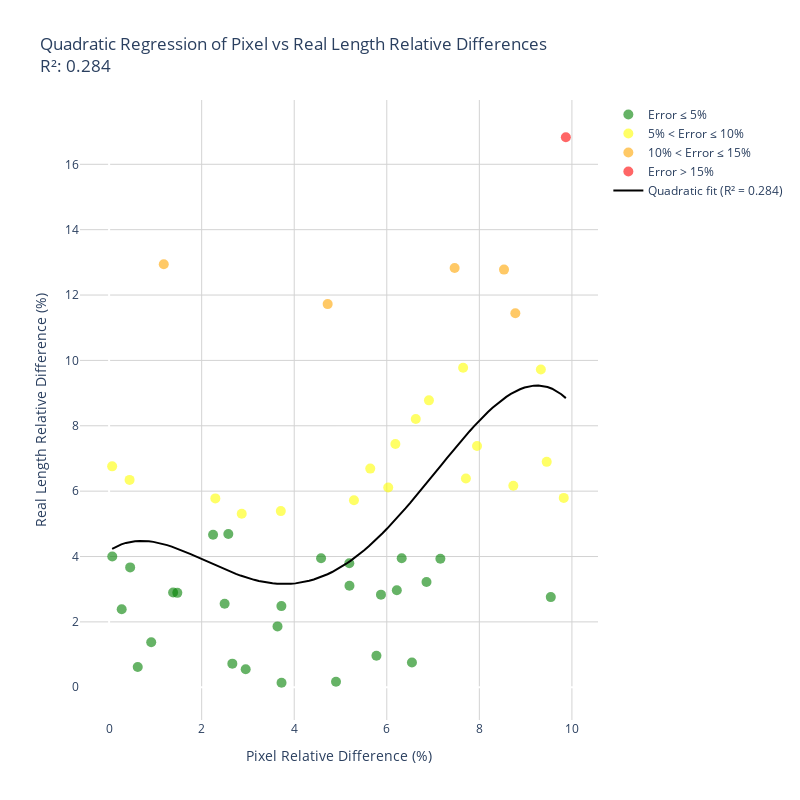

Write notebook code for a chart like this one.
### Code cell
import numpy as np
from sklearn.preprocessing import PolynomialFeatures
from sklearn.linear_model import LinearRegression
import plotly.graph_objects as go

# Prepare the data
X = new_df['pixel_rel_diff'].values.reshape(-1, 1)
y = new_df['real_length_rel_diff'].values

# Create polynomial features (degree=2 for quadratic)
poly_features = PolynomialFeatures(degree=4)
X_poly = poly_features.fit_transform(X)

# Fit polynomial regression
poly_reg = LinearRegression()
poly_reg.fit(X_poly, y)

# Generate points for smooth curve
X_smooth = np.linspace(X.min(), X.max(), 100).reshape(-1, 1)
X_smooth_poly = poly_features.transform(X_smooth)
y_smooth = poly_reg.predict(X_smooth_poly)

# Calculate R² score
r2_score = poly_reg.score(X_poly, y)

# Create scatter plot with plotly
fig = go.Figure()

# Plot original points with different colors based on relative error
error_thresholds = [5, 10, 15]
colors = ['green', 'yellow', 'orange', 'red']

for i in range(len(error_thresholds) + 1):
    if i == 0:
        mask = new_df['real_length_rel_diff'] <= error_thresholds[0]
        label = f'Error ≤ {error_thresholds[0]}%'
    elif i == len(error_thresholds):
        mask = new_df['real_length_rel_diff'] > error_thresholds[-1]
        label = f'Error > {error_thresholds[-1]}%'
    else:
        mask = (new_df['real_length_rel_diff'] > error_thresholds[i-1]) & \
               (new_df['real_length_rel_diff'] <= error_thresholds[i])
        label = f'{error_thresholds[i-1]}% < Error ≤ {error_thresholds[i]}%'
    
    fig.add_trace(go.Scatter(
        x=new_df[mask]['pixel_rel_diff'],
        y=new_df[mask]['real_length_rel_diff'],
        mode='markers',
        name=label,
        marker=dict(
            color=colors[i],
            size=10,
            opacity=0.6
        )
    ))

# Add quadratic regression curve
fig.add_trace(go.Scatter(
    x=X_smooth.flatten(),
    y=y_smooth,
    mode='lines',
    name=f'Quadratic fit (R² = {r2_score:.3f})',
    line=dict(color='black', width=2)
))

# Update layout
fig.update_layout(
    title=f'Quadratic Regression of Pixel vs Real Length Relative Differences<br>R²: {r2_score:.3f}',
    xaxis_title='Pixel Relative Difference (%)',
    yaxis_title='Real Length Relative Difference (%)',
    showlegend=True,
    width=800,
    height=800,
    plot_bgcolor='white'
)

# Add grid
fig.update_xaxes(showgrid=True, gridwidth=1, gridcolor='lightgray')
fig.update_yaxes(showgrid=True, gridwidth=1, gridcolor='lightgray')

# Print the quadratic equation coefficients
a = poly_reg.coef_[2]  # coefficient of x²
b = poly_reg.coef_[1]  # coefficient of x
c = poly_reg.coef_[0]  # constant term

print(f"Quadratic equation: y = {a:.4f}x² + {b:.4f}x + {c:.4f}")
print(f"R² Score: {r2_score:.3f}")

fig.show()

### Figure 1 — Plotly figure (JSON) as saved in the notebook; plotly's stock layout.template omitted (floating-point values rounded to 4 significant figures)
{"data": [{"marker": {"color": "green", "opacity": 0.6, "size": 10}, "mode": "markers", "name": "Error ≤ 5%", "type": "scatter", "x": [0.0682, 0.2719, 0.91, 0.4546, 0.6184, 1.383, 1.474, 2.576, 2.246, 2.496, 3.639, 3.723, 2.663, 3.726, 2.951, 5.194, 4.902, 6.217, 6.543, 7.158, 5.874, 6.322, 9.544, 6.858, 5.19, 4.58, 5.776], "y": [4.0, 2.389, 1.379, 3.667, 0.6207, 2.897, 2.889, 4.69, 4.667, 2.556, 1.862, 2.483, 0.7222, 0.1379, 0.5517, 3.103, 0.1667, 2.966, 0.7586, 3.931, 2.833, 3.944, 2.759, 3.222, 3.793, 3.944, 0.9655]}, {"marker": {"color": "yellow", "opacity": 0.6, "size": 10}, "mode": "markers", "name": "5% < Error ≤ 10%", "type": "scatter", "x": [0.0656, 0.4425, 2.865, 2.295, 3.71, 5.291, 6.031, 6.186, 6.911, 9.456, 7.649, 7.709, 9.329, 5.643, 6.626, 8.734, 9.824, 7.95], "y": [6.759, 6.345, 5.31, 5.778, 5.389, 5.722, 6.111, 7.444, 8.778, 6.897, 9.778, 6.389, 9.722, 6.69, 8.207, 6.167, 5.793, 7.379]}, {"marker": {"color": "orange", "opacity": 0.6, "size": 10}, "mode": "markers", "name": "10% < Error ≤ 15%", "type": "scatter", "x": [1.181, 4.722, 8.533, 8.778, 7.466], "y": [12.94, 11.72, 12.78, 11.44, 12.83]}, {"marker": {"color": "red", "opacity": 0.6, "size": 10}, "mode": "markers", "name": "Error > 15%", "type": "scatter", "x": [9.869], "y": [16.83]}, {"line": {"color": "black", "width": 2}, "mode": "lines", "name": "Quadratic fit (R² = 0.284)", "type": "scatter", "x": [0.0656, 0.1646, 0.2637, 0.3627, 0.4617, 0.5607, 0.6598, 0.7588, 0.8578, 0.9568, 1.056, 1.155, 1.254, 1.353, 1.452, 1.551, 1.65, 1.749, 1.848, 1.947, 2.046, 2.145, 2.244, 2.343, 2.442, 2.541, 2.64, 2.739, 2.838, 2.937, 3.036, 3.135, 3.234, 3.333, 3.432, 3.531, 3.631, 3.73, 3.829, 3.928, 4.027, 4.126, 4.225, 4.324, 4.423, 4.522, 4.621, 4.72, 4.819, 4.918, 5.017, 5.116, 5.215, 5.314, 5.413, 5.512, 5.611, 5.71, 5.809, 5.908, 6.007, 6.106, 6.205, 6.304, 6.403, 6.502, 6.601, 6.7, 6.799, 6.898, 6.997, 7.096, 7.195, 7.294, 7.393, 7.493, 7.592, 7.691, 7.79, 7.889, 7.988, 8.087, 8.186, 8.285, 8.384, 8.483, 8.582, 8.681, 8.78, 8.879, 8.978, 9.077, 9.176, 9.275, 9.374, 9.473, 9.572, 9.671, 9.77, 9.869], "y": [4.236, 4.311, 4.37, 4.416, 4.449, 4.469, 4.478, 4.477, 4.467, 4.448, 4.421, 4.388, 4.348, 4.302, 4.252, 4.198, 4.141, 4.081, 4.019, 3.956, 3.892, 3.828, 3.764, 3.701, 3.639, 3.58, 3.523, 3.468, 3.417, 3.369, 3.326, 3.286, 3.252, 3.223, 3.198, 3.18, 3.167, 3.16, 3.16, 3.166, 3.178, 3.197, 3.223, 3.256, 3.296, 3.343, 3.397, 3.458, 3.526, 3.602, 3.684, 3.772, 3.868, 3.97, 4.079, 4.194, 4.315, 4.442, 4.574, 4.712, 4.855, 5.003, 5.155, 5.311, 5.471, 5.634, 5.8, 5.968, 6.139, 6.311, 6.484, 6.657, 6.83, 7.003, 7.174, 7.343, 7.51, 7.674, 7.834, 7.989, 8.139, 8.283, 8.42, 8.549, 8.67, 8.782, 8.883, 8.974, 9.052, 9.118, 9.17, 9.207, 9.228, 9.232, 9.219, 9.187, 9.134, 9.061, 8.965, 8.846]}], "layout": {"height": 800, "plot_bgcolor": "white", "showlegend": true, "title": {"text": "Quadratic Regression of Pixel vs Real Length Relative Differences<br>R²: 0.284"}, "width": 800, "xaxis": {"gridcolor": "lightgray", "gridwidth": 1, "showgrid": true, "title": {"text": "Pixel Relative Difference (%)"}}, "yaxis": {"gridcolor": "lightgray", "gridwidth": 1, "showgrid": true, "title": {"text": "Real Length Relative Difference (%)"}}}}
